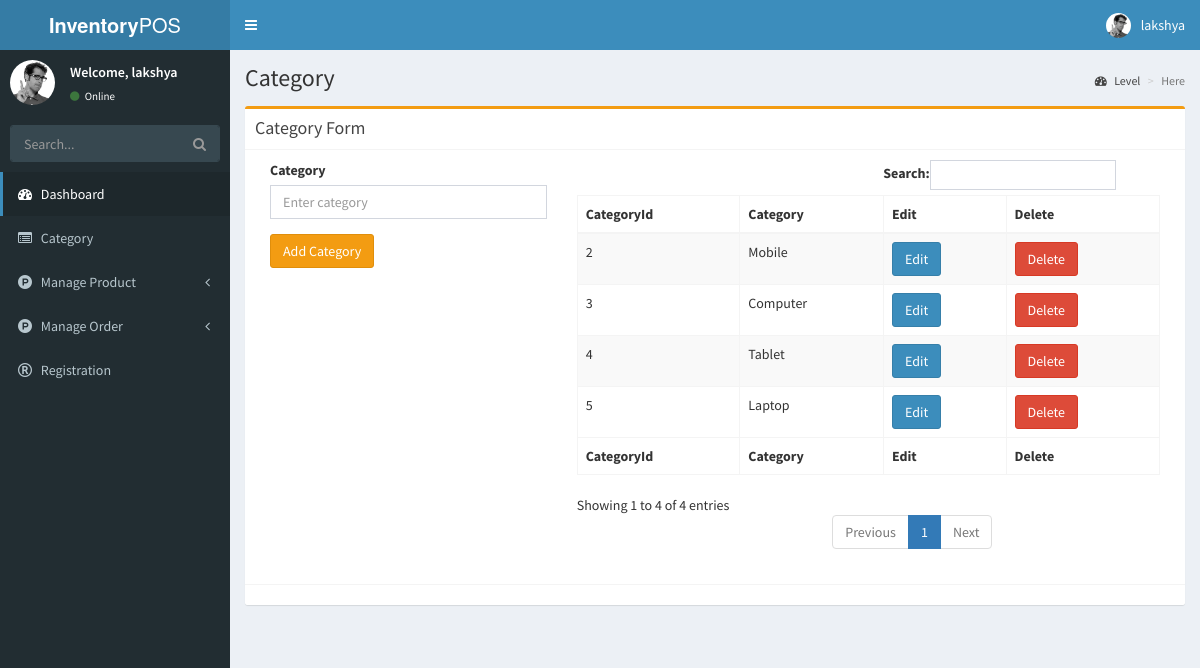
The page /category.php (signed in) on the database its author committed.
### tables this page shows
CREATE TABLE IF NOT EXISTS `tbl_category` (
  `catid` int(255) NOT NULL AUTO_INCREMENT,
  `category` varchar(255) NOT NULL,
  PRIMARY KEY (`catid`)
);

### category.php (the view, shortened to what this page needs)
<?php require_once "./header.php"; ?>
<div class="content-wrapper">
    <section class="content-header">
        <h1>
            Category
        </h1>
        <ol class="breadcrumb">
            <li><a href="#"><i class="fa fa-dashboard"></i> Level</a></li>
            <li class="active">Here</li>
        </ol>
    </section>
    <section class="content container-fluid">
        <div class="row">
            <div class="col-md-12">
                <div class="box box-warning">
                    <div class="box-header with-border">
                        <h3 class="box-title">Category Form</h3>
                    </div>
                    <form role="form" action="" method="POST">
                        <div class="box-body">
                            <div class="col-md-4">
                                <?php
                                if (isset($_POST["btnEdit"])) {
                                    $catid = trim($_POST["btnEdit"]);
                                    $get_cat = $pdo->prepare("SELECT * FROM `tbl_category` where `catid`= :catid");
                                    $get_cat->bindParam(":catid", $catid);
                                    $get_cat->execute();
                                    $rowCat = $get_cat->fetch(PDO::FETCH_OBJ);
                                    ?>
                                    <div class="form-group">
                                        <label for="category">Category</label>
                                        <input type="hidden" name="txtid" value="<?php echo $rowCat->catid; ?>">
                                        <input type="text" class="form-control" id="category" placeholder="Enter category" name="txtcategory" value="<?php echo $rowCat->category; ?>">
                                    </div>
                                    <div class="form-group">
                                        <button type="submit" name="btnEditCategory" class="btn btn-info">Update Category</button>
                                    </div>
                                <?php
                                } else { ?>
                                    <div class="form-group">
                                        <label for="category">Category</label>
                                        <input type="text" class="form-control" id="category" placeholder="Enter category" name="txtcategory">
                                    </div>
                                    <div class="form-group">
                                        <button type="submit" name="btnAddCategory" class="btn btn-warning">Add Category</button>
                                    </div>
                                <?php }   ?>
                            </div>
                            <div class="col-md-8">
                                <table class="datatable table table-bordered table-striped">
                                    <thead>
                                        <tr>
                                            <th>CategoryId</th>
                                            <th>Category</th>
                                            <th>Edit</th>
                                            <th>Delete</th>
                                        </tr>
                                    </thead>
                                    <tbody>
                                        <?php
                                        $get_category = $pdo->prepare("SELECT * FROM `tbl_category` order by `catid` DESC");
                                        $get_category->execute();
                                        while ($row = $get_category->fetch(PDO::FETCH_OBJ)) {
                                            echo "<tr>";
                                            echo "<td>{$row->catid}</td>";
                                            echo "<td>{$row->category}</td>";
                                            echo "<td><button type='submit' name='btnEdit' value='{$row->catid}'  class='btn btn-primary'>Edit</button></td>";
                                            echo "<td><button type='submit' name='btnDelete' value='{$row->catid}' class='btn btn-danger'>Delete</button></td>";
                                            echo "</tr>";
                                        }
                                        ?>
                                    </tbody>
                                    <tfoot>
                                        <tr>
                                            <th>CategoryId</th>
                                            <th>Category</th>
                                            <th>Edit</th>
                                            <th>Delete</th>
                                        </tr>
                                    </tfoot>
                                </table>
                            </div>
                            <div class="clearfix"></div>
                        </div>
                        <div class="box-footer">
                        </div>
                    </form>
                </div>
            </div>
        </div>
    </section>
</div>
<?php require_once "./footer.php"; ?>

### rows shown on the page
tbl_category: catid "5", category "Laptop"
tbl_category: catid "4", category "Tablet"
tbl_category: catid "3", category "Computer"
tbl_category: catid "2", category "Mobile"

### other values the page prints
$_SESSION["username"] "lakshya"
